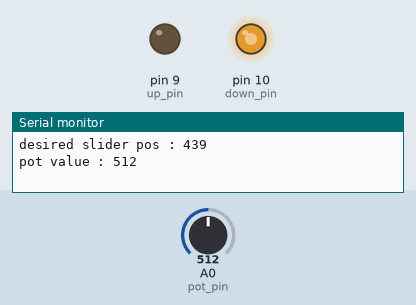
This sketch was run on a simulated Arduino Uno, built with avr-gcc and run on an emulated ATmega328P. Shown: output pins drawn as LEDs (lit = HIGH), the last lines printed to the serial monitor. The inputs (shaded band) are chosen by the test bench; at power-on: A0 (pot_pin) = 512. Random numbers use the default seed unless the sketch sets one.

Above: at 1.3 s.
1.4 s: A0 (pot_pin) set to 447
2.9 s: A0 (pot_pin) set to 428
At 3.5 s:
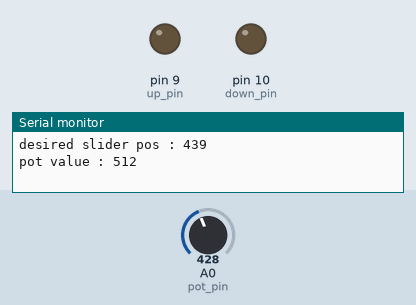
5.9 s: A0 (pot_pin) set to 409
7.4 s: A0 (pot_pin) set to 379
At 10.3 s:
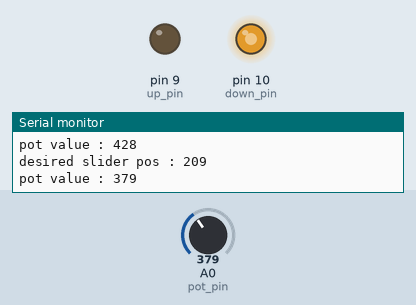
10.4 s: A0 (pot_pin) set to 220
11.9 s: A0 (pot_pin) set to 200
At 14.7 s:
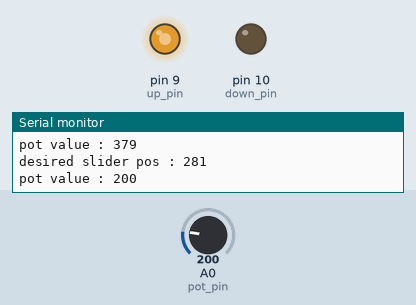
Timing chart, 0 to 15.9 s (numbered marks = the images above; inputs shaded):
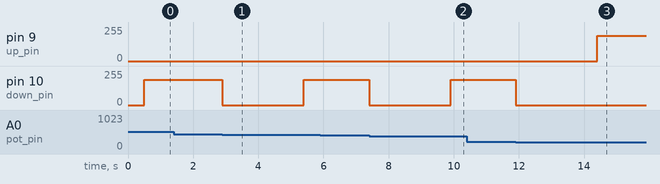

The sketch:

Controlling_Each_Other.ino
```cpp
const int up_pin = 9;
const int down_pin = 10;
const int pot_pin = A0;

uint16_t pot_value = 0;
uint16_t slider_pos = 0;

void setup() {
  pinMode(up_pin, OUTPUT);
  pinMode(down_pin, OUTPUT);
  pinMode(pot_pin, INPUT);
  Serial.begin(57600);
}

void moveSlider(int pos, int vel) {
  pot_value = analogRead(pot_pin);
  Serial.print("pot value : ");
  Serial.println(pot_value);
  if (pot_value < pos) {
    analogWrite(up_pin, vel);
    analogWrite(down_pin, 0);
    while (pot_value < pos) {
      pot_value = analogRead(pot_pin);
    }
    analogWrite(up_pin, 0);
  }
  else if (pot_value > pos) {
    analogWrite(down_pin, vel);
    analogWrite(up_pin, 0);
    while (pot_value > pos) {
      pot_value = analogRead(pot_pin);
    }
    analogWrite(down_pin, 0);
  }
}

void loop() {
  slider_pos = random(0, 1023);
  Serial.print("desired slider pos : ");
  Serial.println(slider_pos);
  delay(500);
  moveSlider(slider_pos, 190);
  delay(2000);
}
```

Measured:
- the behaviour switches between 440 and 439 on A0 (pot_pin) (found by bisection; images 0 and 1)
- the behaviour switches between 398 and 397 on A0 (pot_pin) (found by bisection; images 1 and 2)
- the behaviour switches between 210 and 209 on A0 (pot_pin) (found by bisection; images 2 and 3)
- after the input at 1.4 s, every drawn part: stays the same
- after the input at 2.9 s, pin 10 (down_pin): 190/255 → 0/255 at once, → 190/255 2.5 s later
- after the input at 5.9 s, every drawn part: stays the same
- after the input at 7.4 s, pin 10 (down_pin): 190/255 → 0/255 at once, → 190/255 2.5 s later
- after the input at 10.4 s, every drawn part: stays the same
- after the input at 11.9 s, pin 9 (up_pin): 0/255 → 190/255 after 2.5 s; pin 10 (down_pin): 190/255 → 0/255 at once
